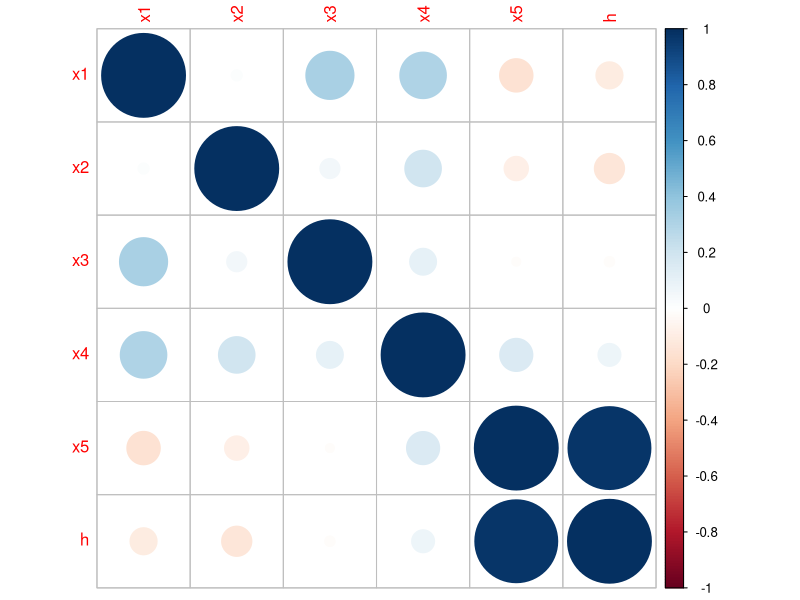
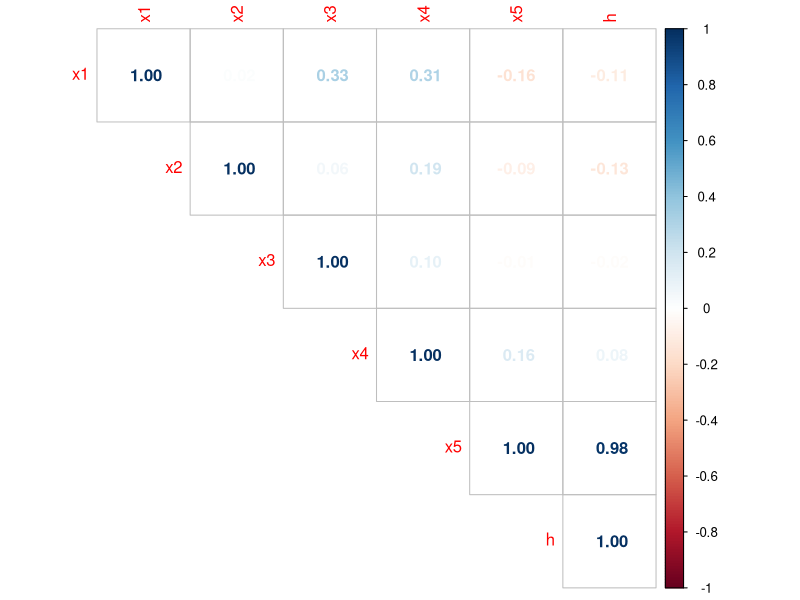
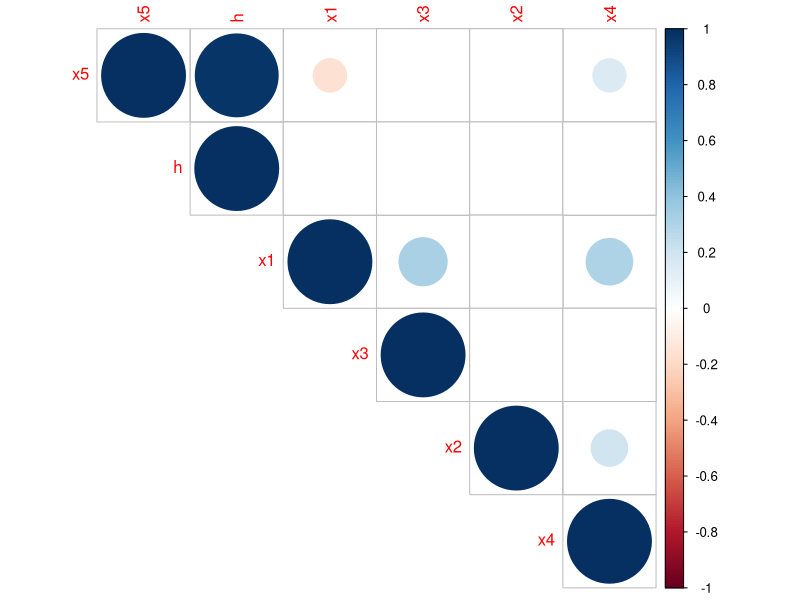

Source code (R) for these figures, in order:
## ---- chunk 1
install.packages("corrplot")
## ---- chunk 2
setwd("C:/Book/Chapter2/Examples")
data <-read.csv(file="Ex2.10.csv",head=TRUE,sep=",")
data
M <- cor(data)

library(corrplot)
#Using circles for visualizations
corrplot(M, method="circle")

#Using numbers for visualizations
corrplot(M, method="number", type = "upper")
## ---- chunk 3
#p-values matrix
cor.mtest <- function(mat, ...) {
    mat <- as.matrix(mat)
    n <- ncol(mat)
    p.mat<- matrix(NA, n, n)
    diag(p.mat) <- 0
    for (i in 1:(n - 1)) {
        for (j in (i + 1):n) {
            tmp <- cor.test(mat[, i], mat[, j], ...)
            p.mat[i, j] <- p.mat[j, i] <- tmp$p.value
        }
    }
  colnames(p.mat) <- rownames(p.mat) <- colnames(mat)
  p.mat
}
# matrix of the p-value of the correlation
p.mat <- cor.mtest(data)
head(p.mat[, 1:6]) #"6" is the total number of variables

#add significance level
corrplot(M, type="upper", order="hclust", 
         p.mat = p.mat, sig.level = 0.5, insig = "blank")
